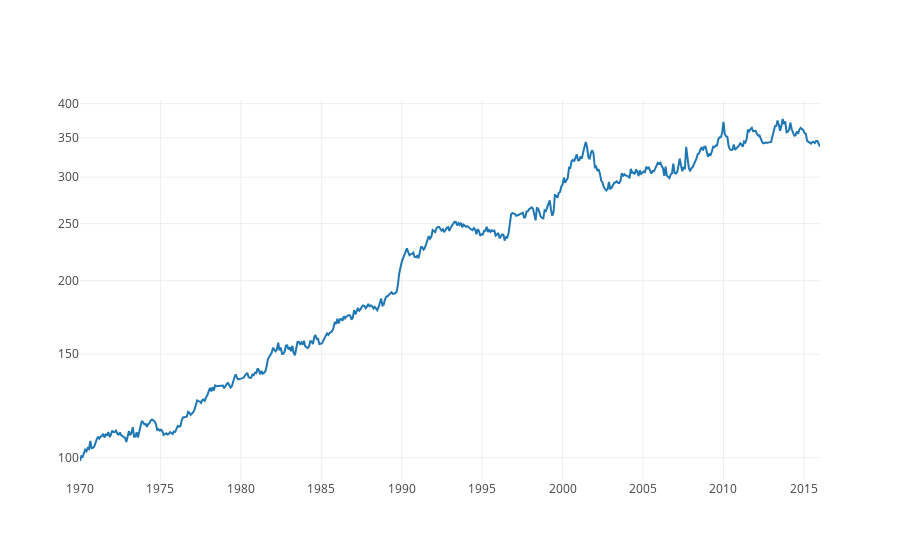

The notebook cell saved with this chart:
### Code cell
results = R[STARTMONTH:]
perf = 100 * np.cumprod(1 + results / 100)
mychart(perf)

### Figure 1 — Plotly figure (JSON) as saved in the notebook; plotly's stock layout.template omitted (floating-point values rounded to 4 significant figures; data arrays with more than 128 entries replaced by an {"elided": "..."} marker saying what was removed)
{"data": [{"name": "Growth of $1", "type": "scatter", "x": {"elided": "576 float values"}, "y": {"elided": "576 float values"}}], "layout": {"yaxis": {"autorange": true, "type": "log"}}}
